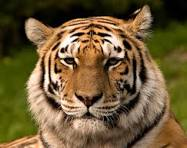
#> input picture assets/tiger.jpeg, 187 x 148 px
$ jupyter execute exp1.ipynb
#> lines starting #> are read from the running program, lines starting #| are printed output that depends on the picture; after the words box and inside, x2 and y2 are one past the last pixel; in counts of white or black regions, pixels touching at a corner belong together
[cell 1]
import cv2
from google.colab.patches import cv2_imshow

img = cv2.imread('assets/tiger.jpeg', -1)
#> img is the input picture: shape (148, 187, 3); mean B, G, R 55.5, 90.9, 110.4
cv2.imwrite('assets/tiger_copy.jpeg', img)

grey_image = cv2.cvtColor(img, cv2.COLOR_BGR2GRAY)
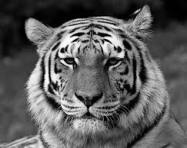
#> grey_image: shape (148, 187); min 0, max 255, mean 92.7
cv2.imwrite('assets/tiger_gray.jpeg', grey_image)

binary = cv2.threshold(grey_image, 127, 255, cv2.THRESH_BINARY)[1]
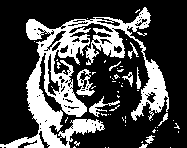
#> binary: shape (148, 187); 28.1% white; 58 white regions (48 under 20 px), largest, box (x1, y1, x2, y2) and area: (0, 7, 169, 148) 6859, (76, 69, 95, 96) 228, (89, 96, 120, 117) 162
cv2.imwrite('assets/tiger_binary.jpeg', binary)

print('Original Image Shape:', img.shape)
#| Original Image Shape: (148, 187, 3)
cv2_imshow(img)
cv2_imshow(grey_image)
cv2_imshow(binary)

$ run again, with assets/cat.jpeg copied over assets/tiger.jpeg
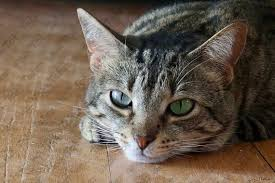
#> input picture assets/cat.jpeg, 275 x 183 px
#> img is the input picture: shape (183, 275, 3); mean B, G, R 79.8, 94.1, 108.9
#> `grey_image = cv2.cvtColor(img, cv2.COLOR_BGR2GRAY)`:
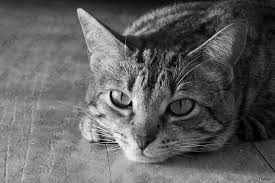
#> grey_image: shape (183, 275); min 0, max 253, mean 96.9
#> `binary = cv2.threshold(grey_image, 127, 255, cv2.THRESH_BINARY)[1]`:
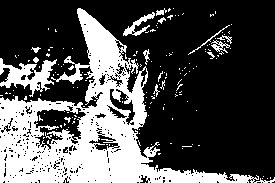
#> binary: shape (183, 275); 31.8% white; 155 white regions (141 under 20 px), largest, box (x1, y1, x2, y2) and area: (0, 8, 275, 183) 13916, (0, 58, 57, 97) 966, (123, 12, 155, 36) 237
#| Original Image Shape: (183, 275, 3)
